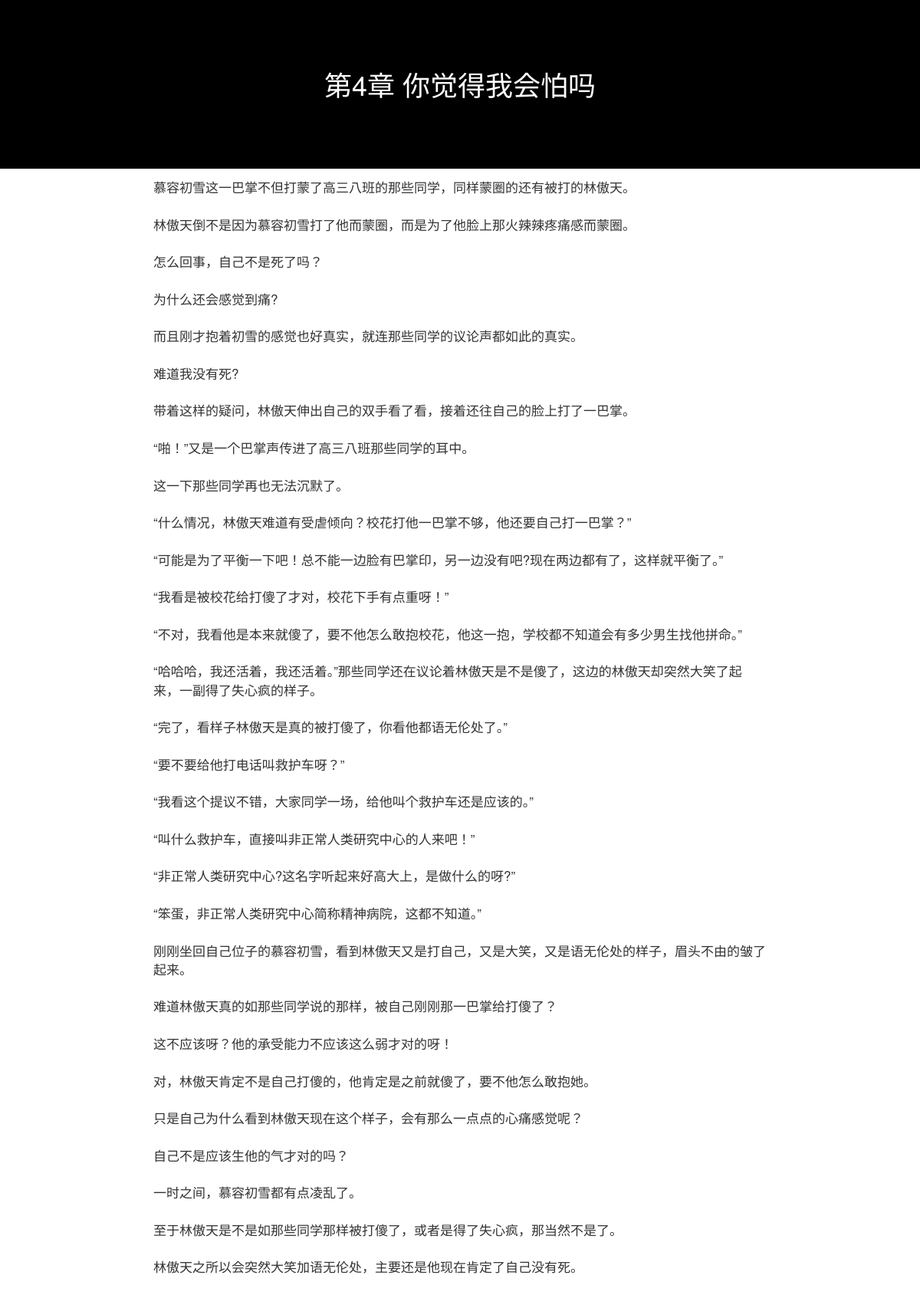
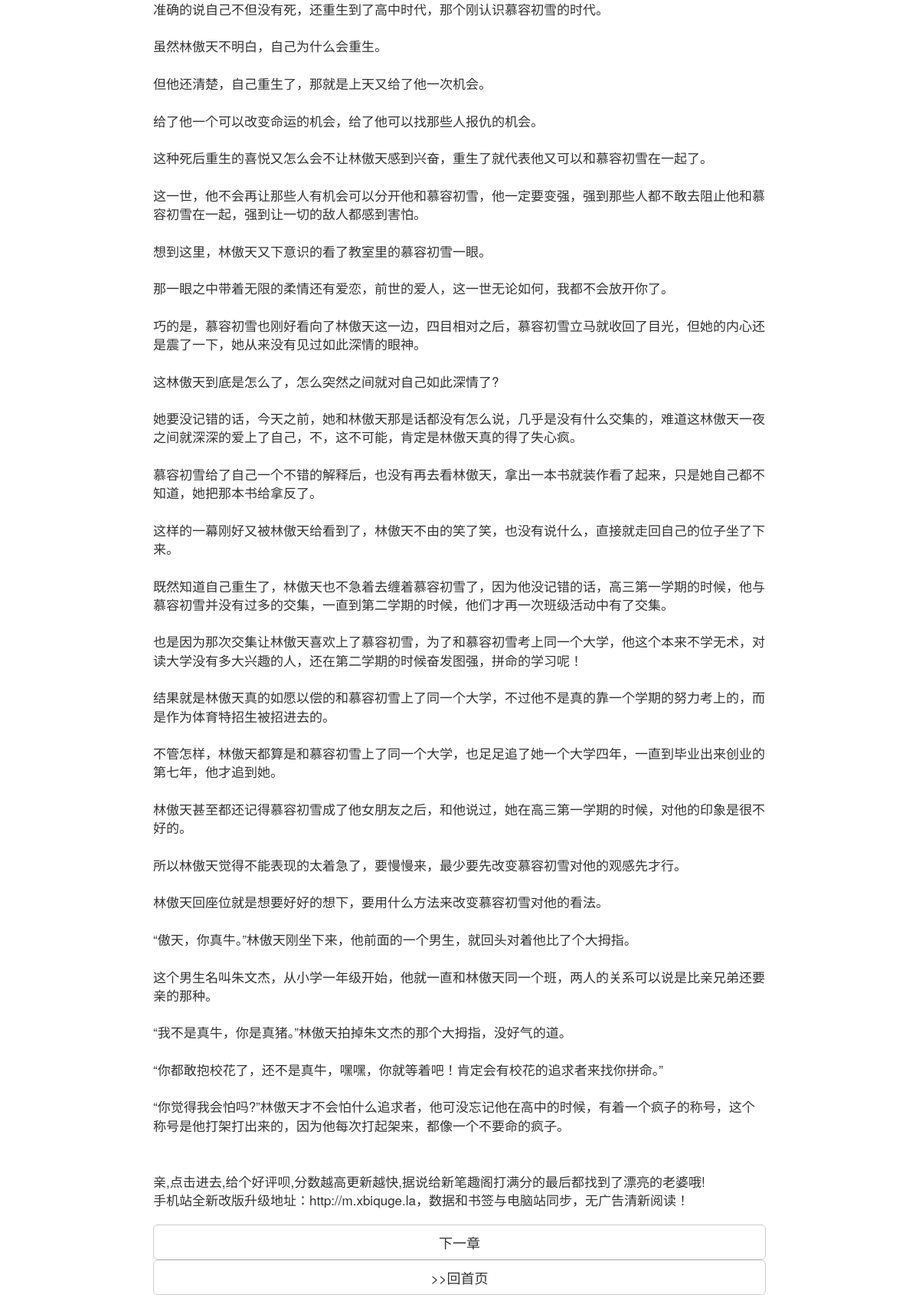
Page /show/?id=4 on the committed database (2 pictures, top to bottom).
### tables this page shows
CREATE TABLE "atxy" (
"id"  INTEGER PRIMARY KEY AUTOINCREMENT,
"title"  TEXT,
"content"  TEXT
);

### app.py (the view)
@app.route('/show/')
def show():
    conn = sqlite3.connect(r"C:\Users\Administrator\PycharmProjects\小说阅读\cszatxy.db")
    cursor = conn.cursor()
    sql = 'select id,title,content from atxy where id=%s' % request.args.get('id')
    rows = cursor.execute(sql)
    all_chapter = {}  # 单章节内容{}
    for row in rows:
        all_chapter['id'] = row[0]
        all_chapter['title'] = row[1]
        all_chapter['content'] = row[2]
    return render_template('show.html', all_chapter=all_chapter)

### templates/show.html (shortened to what this page needs)
<!DOCTYPE html>
<html lang="en">
<head>
    <link rel="stylesheet" href="https://cdn.jsdelivr.net/npm/bootstrap@3.3.7/dist/css/bootstrap.min.css">
</head>
<body>
<div class="header">
    <h1>{{ all_chapter['title'] }}</h1>
</div>
<div class="content">
    <p class="lead">{{ all_chapter['content'] }}</p>
    <div>
        {% if all_chapter['id'] < 77 %}
            <a href="http://127.0.0.1:5000/show/?id={{ all_chapter['id'] + 1 }}" class="btn btn-default btn-lg btn-block pull-right">下一章</a>
        {% endif %}
    </div>
    <a href="/" class="btn btn-default btn-lg btn-block pull-right" >>>回首页</a>
</div>
</body>
</html>

### rows in the picture
atxy: title "第4章 你觉得我会怕吗", content "慕容初雪这一巴掌不但打蒙了高三八班的那些同学，同样蒙圈的还有被打的林傲天。 林傲天倒不是因为慕容初雪打了他而蒙圈，而是为了他脸上那火辣辣疼痛感而蒙圈。 怎么回事，自己不是死了吗？ 为什么还会感觉到痛? 而且刚才抱着初雪的感觉也好真实，就连那些同学的议论声都如此的真实。 难道我没有死? 带着这样的疑问，林傲天伸出自己的双手看了看，接着还往自己的脸上打了一巴掌。 “啪！”又是一个巴掌声传进了高三八班那些同学的耳中。 这一下那些同学再也无法沉默了。 “什么情况，林傲天难道有受虐倾向？校花打他一巴掌不够，他还要自己打一巴掌？” “可能是为了平衡一下吧！总不能一边脸有巴掌印，另一边没有吧?现在两边都有了，这样就平衡了。” “我看是被校花给打傻了才对，校花下手有点重呀！” “不对，我看他是本来就傻了，要不他怎么敢抱校花，他这一抱，学校都不知道会有多少男生找他拼命。” “哈哈哈，我还活着，我还活着。”那些同学还在议论着林傲天是不是傻了，这边的林傲天却突然大笑了起来，一副得了失心疯的样子。 “完了，看样子林傲天是真的被打傻了，你看他都语无伦处了。” “要不要给他打电话叫救护车呀？” “我看这个提议不错，大家同学一场，给他叫个救护车还是应该的。” “叫什么救护车，直接叫非正常人类研究中心的人来吧！” “非正常人类研究中心?这名字听起来好高大上，是做什么的呀?” “笨蛋，非正常人类研究中心简称精神病院，这都不知道。” 刚刚坐回自己位子的慕容初雪，看到林傲天又是打自己，又是大笑，又是语无伦处的样子，眉头不由的皱了起来。 难道林傲天真的如那些同学说的那样，被自己刚刚那一巴掌给打傻了？…"
